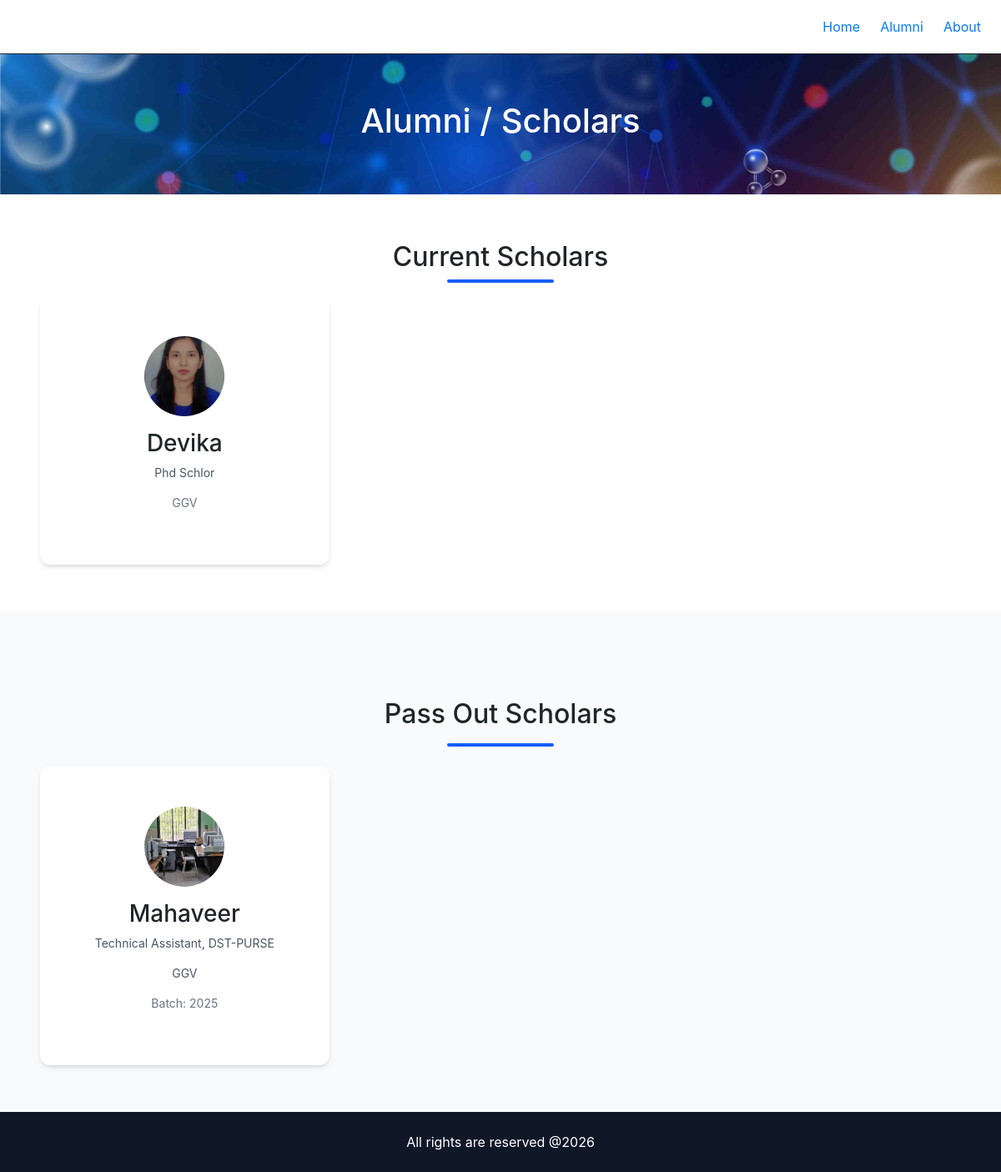
Before: /alumni/ with the older database file.
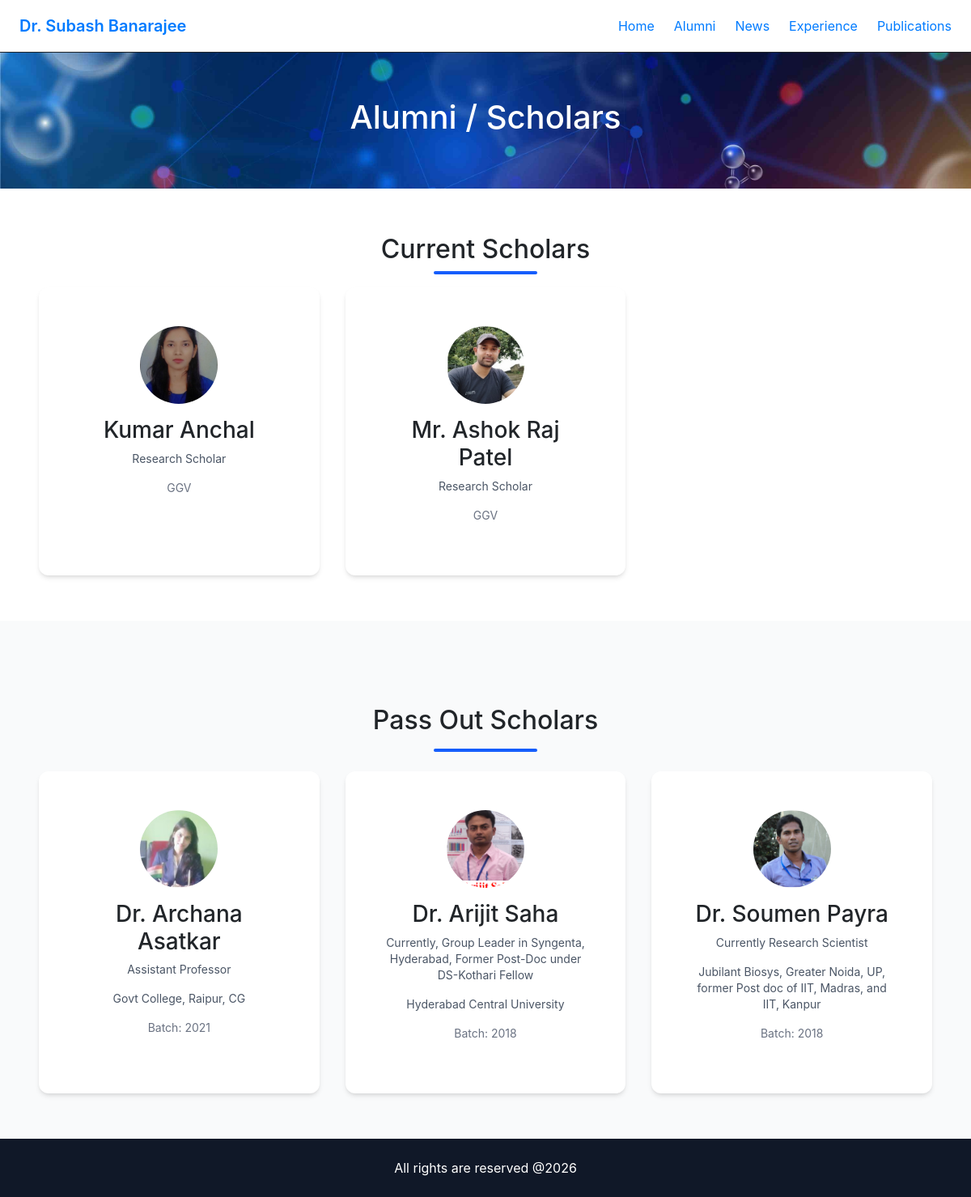
After: the same page with the newer database file.
### core/models.py (models this page shows, shortened)
class NavigationItem(models.Model):
    name = models.CharField(max_length=100)
    url = models.CharField(max_length=200)
    order = models.PositiveIntegerField(default=0)
    is_active = models.BooleanField(default=True)
    class Meta:
        ordering = ['order']

class SingletonModel(models.Model):
    class Meta:
        abstract = True
    @classmethod
    def load(cls):
        obj, created = cls.objects.get_or_create(pk=1)
        return obj

class SiteSettings(SingletonModel):
    site_name = models.CharField(max_length=200)
    logo = models.ImageField(upload_to="logo/", blank=True, null=True)
    announcement_text = models.CharField(max_length=255, blank=True)
    announcement_link = models.URLField(blank=True)

### alumni/models.py (models this page shows, shortened)
class Alumni(models.Model):
    CATEGORY_CHOICES = (
        ('current', 'Current Alumni'),
        ('passed', 'Pass Out Alumni'),
    )
    name = models.CharField(max_length=200)
    category = models.CharField(max_length=10, choices=CATEGORY_CHOICES)
    designation = models.CharField(max_length=200, blank=True)
    organization = models.CharField(max_length=200, blank=True)
    photo = models.ImageField(upload_to="alumni/", blank=True, null=True)
    passing_year = models.IntegerField(blank=True, null=True)
    is_active = models.BooleanField(default=True)

### alumni/views.py (the view)
# urls.py: path('', alumni_list, name='alumni'),
def alumni_list(request):
    current_alumni = Alumni.objects.filter(
        category='current', is_active=True
    )
    passed_alumni = Alumni.objects.filter(
        category='passed', is_active=True
    ).order_by('-passing_year')
    return render(request, 'alumni/alumni_list.html', {
        'current_alumni': current_alumni,
        'passed_alumni': passed_alumni,
    })

### core/context_processors.py (called while the page is built)
def global_data(request):
    return {
        'site_settings': SiteSettings.load(),
        'nav_items': NavigationItem.objects.filter(is_active=True),
        'footer': Footer.load(),
    }

### alumni/templates/alumni/alumni_list.html
{% extends "base.html" %} {% block content %} {% load static %}
<section
  class="py-8 sm:py-10 lg:py-14 text-center bg-cover bg-center"
  style="background-image: url('{% static 'img/titlebg.jpg' %}');">
  <h1 class="text-2xl sm:text-3xl lg:text-4xl font-bold text-white">
    Alumni / Scholars
  </h1>
</section>
<section class="py-8 sm:py-10 lg:py-14">
  <div class="max-w-6xl mx-auto px-4 sm:px-6 lg:px-8">
    <h2 class="text-xl sm:text-2xl font-semibold mb-6 text-center ">Current Scholars</h2>
    <div class="w-32 h-1 bg-blue-600 mx-auto mb-3 rounded-full"></div>
    <div class="grid grid-cols-1 sm:grid-cols-2 lg:grid-cols-3 gap-6 lg:gap-8">
      {% for alum in current_alumni %}
      <div
        class="bg-white shadow-md rounded-xl p-5 text-center hover:shadow-lg transition"
      >
        {% if alum.photo %}
        <img
          src="{{ alum.photo.url }}"
          alt="{{ alum.name }}"
          class="w-20 h-20 sm:w-24 sm:h-24 mx-auto rounded-full object-cover mb-3"
        />
        {% endif %}
        <h3 class="font-semibold text-base sm:text-lg">{{ alum.name }}</h3>
        <p class="text-sm text-gray-600">{{ alum.designation }}</p>
        <p class="text-sm text-gray-500">{{ alum.organization }}</p>
      </div>
      {% endfor %}
    </div>
  </div>
</section>
<section class="py-8 sm:py-10 lg:py-14 bg-gray-50">
  <div class="max-w-6xl mx-auto px-4 sm:px-6 lg:px-8">
    <h2 class="text-xl sm:text-2xl font-semibold text-center mt-5">Pass Out Scholars</h2>
    <div class="w-32 h-1 bg-blue-600 mx-auto mt-3 mb-6 rounded-full"></div>
    <div class="grid grid-cols-1 sm:grid-cols-2 lg:grid-cols-3 gap-6 lg:gap-8">
      {% for alum in passed_alumni %}
      <div
        class="bg-white shadow-md rounded-xl p-5 text-center hover:shadow-lg transition"
      >
        {% if alum.photo %}
        <img
          src="{{ alum.photo.url }}"
          alt="{{ alum.name }}"
          class="w-20 h-20 sm:w-24 sm:h-24 mx-auto rounded-full object-cover mb-3"
        />
        {% endif %}
        <h3 class="font-semibold text-base sm:text-lg">{{ alum.name }}</h3>
        <p class="text-sm text-gray-600">{{ alum.designation }}</p>
        <p class="text-sm text-gray-600">{{ alum.organization }}</p>
        <p class="text-xs sm:text-sm text-gray-500 mt-2">
          Batch: {{ alum.passing_year }}
        </p>
      </div>
      {% endfor %}
    </div>
  </div>
</section>
{% endblock %}

### templates/includes/navbar.html (shortened to what this page needs)
<nav class="bg-white border-b">
  <div class="max-w-7xl mx-auto px-4 sm:px-6 lg:px-8">
    <div class="flex justify-between h-16 items-center">
      <div class="flex-shrink-0 text-xl font-semibold">
         <a href="/"  rel="noopener noreferrer">{{site_settings.site_name}}</a>
      </div>
      <div class="hidden md:flex gap-6">
        {% for item in nav_items %}
          <a href="{{ item.url }}" class="text-gray-700 hover:text-blue-600 transition">
            {{ item.name }}
          </a>
        {% endfor %}
      </div>
    </div>
  </div>
</nav>

Changed rows visible on the page:
removed NavigationItem: name "About"
removed Alumni: photo (picture), name "Mahaveer", designation "Technical Assistant, DST-PURSE", organization "GGV", passing_year "2025", shown under "Pass Out Scholars"
now on this page (row edited): SiteSettings: site_name "Dr. Subash Banarajee"
added NavigationItem: name "News"
added NavigationItem: name "Experience"
added NavigationItem: name "Publications"
changed Alumni: name "Devika" → "Kumar Anchal"; designation "Phd Schlor" → "Research Scholar"
added Alumni: photo (picture), name "Mr. Ashok Raj Patel", designation "Research Scholar", organization "GGV", shown under "Current Scholars"
added Alumni: photo (picture), name "Dr. Archana Asatkar", designation "Assistant Professor", organization "Govt College, Raipur, CG", passing_year "2021", shown under "Pass Out Scholars"
added Alumni: photo (picture), name "Dr. Arijit Saha", designation "Currently, Group Leader in Syngenta, Hyderabad, Former Post-Doc under DS-Kothari Fellow", organization "Hyderabad Central University", passing_year "2018", shown under "Pass Out Scholars"
added Alumni: photo (picture), name "Dr. Soumen Payra", designation "Currently Research Scientist", organization "Jubilant Biosys, Greater Noida, UP, former Post doc of IIT, Madras, and IIT, Kanpur", passing_year "2018", shown under "Pass Out Scholars"
